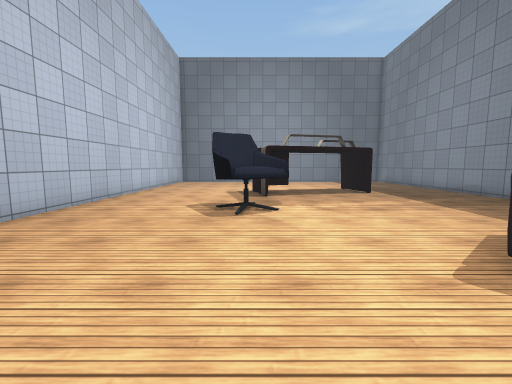
[1] (above)

21 first-person views from a walk through a 3-D level made in the Unity game engine. The camera is 1.3 m above the floor, tilts 6° down and sees 90° across. Doors are open. The floor is counted in squares, 1 m on a side. Each view is taken from the middle of a square. On the plan, view 1 faces up. The plan holds only what a view shows up to about 13 squares ahead; the rest is blank. The place goes on beyond the plan. The player is left out. Some surface patterns are stand-ins.

[2]
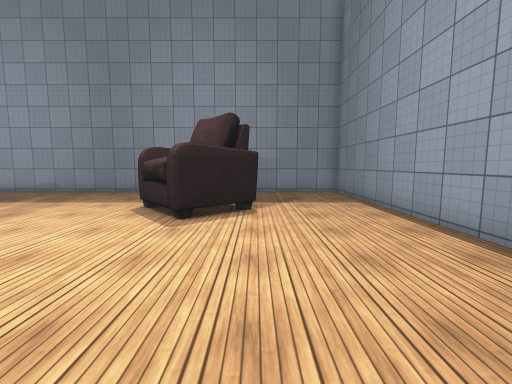

[3]
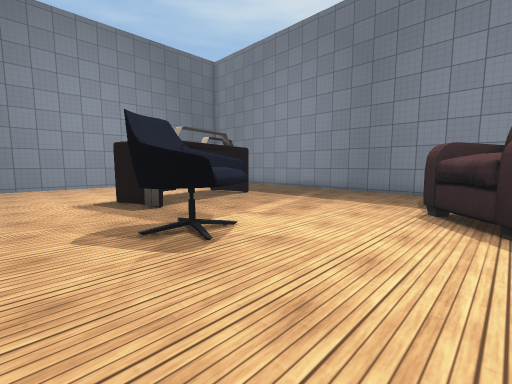

[4]
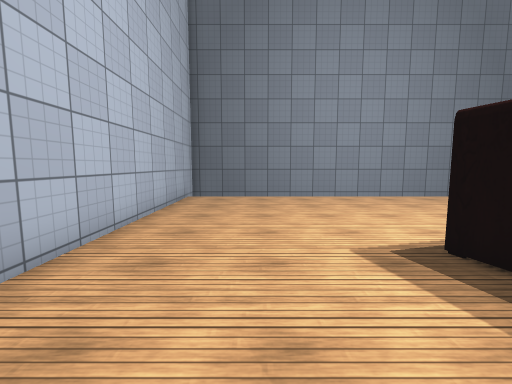

[5]
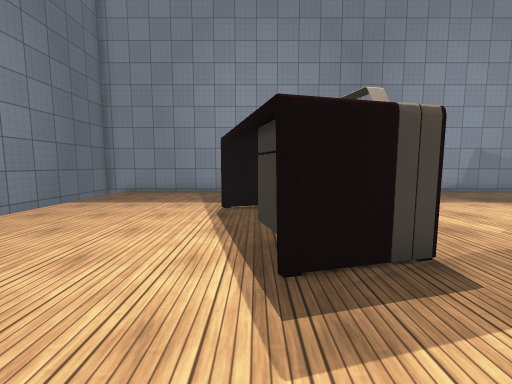

[6]
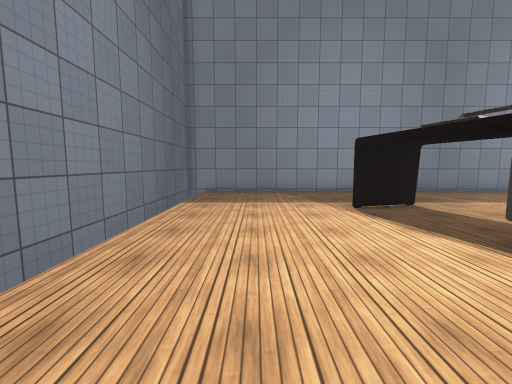

[7]
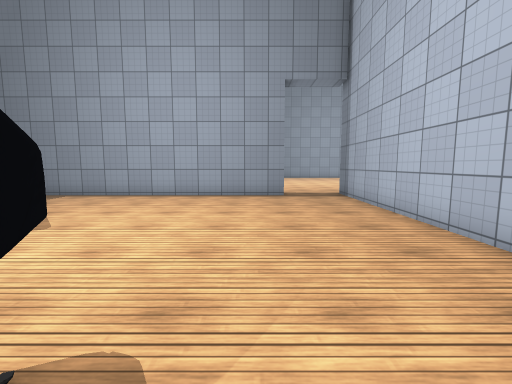

[8]
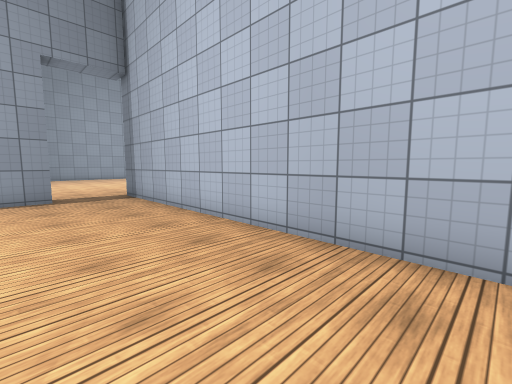

[9]
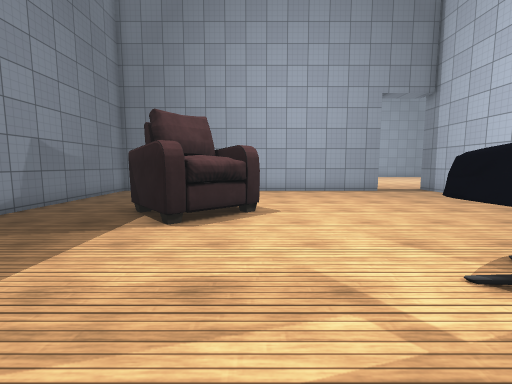

[10]
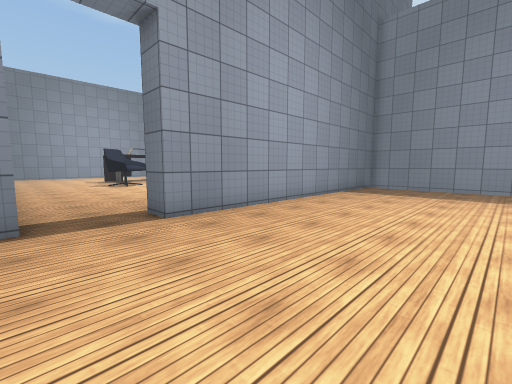

[11]
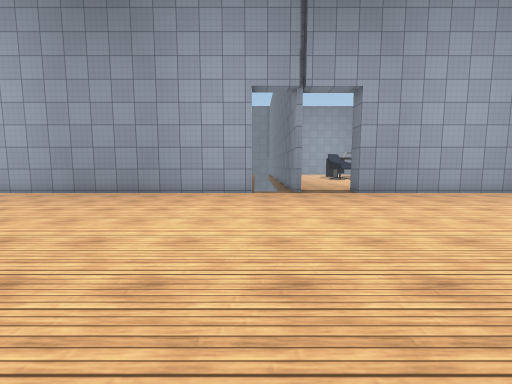

[12]
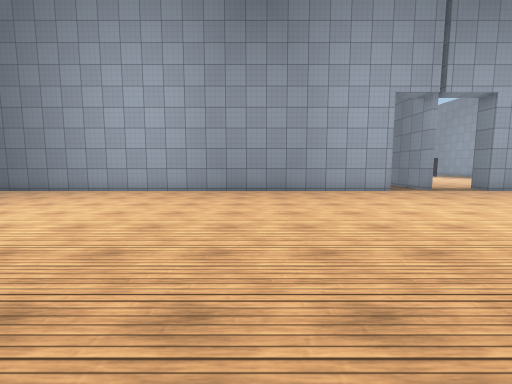

[13]
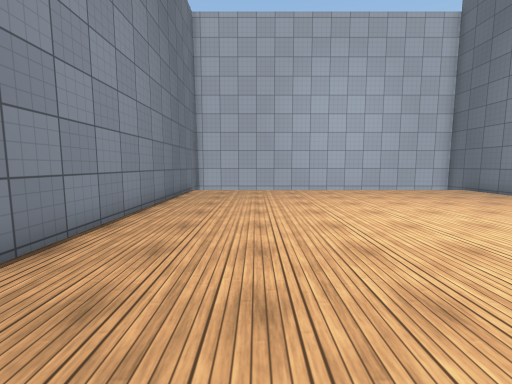

[14]
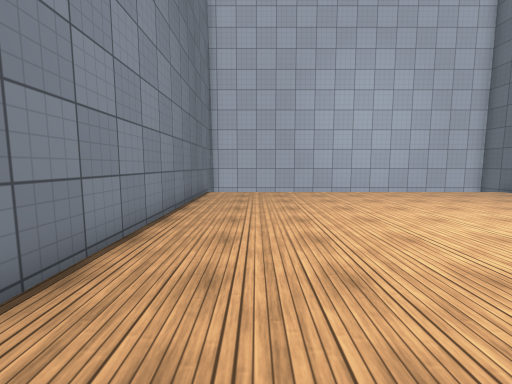

[15]
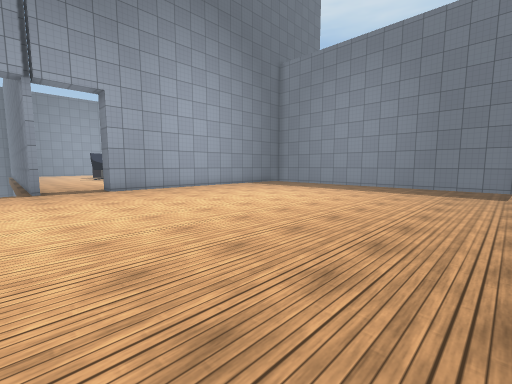

[16]
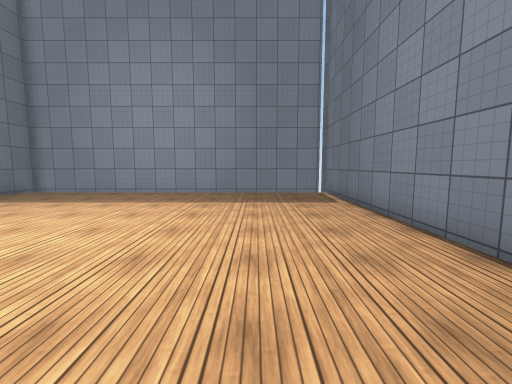

[17]
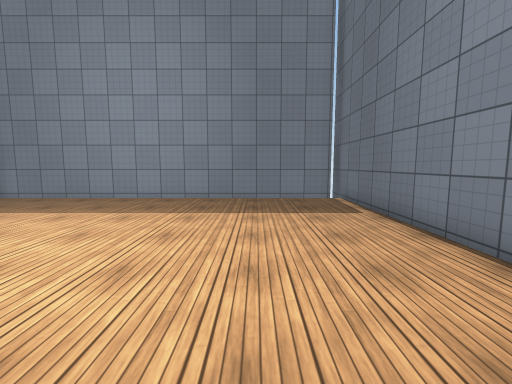

[18]
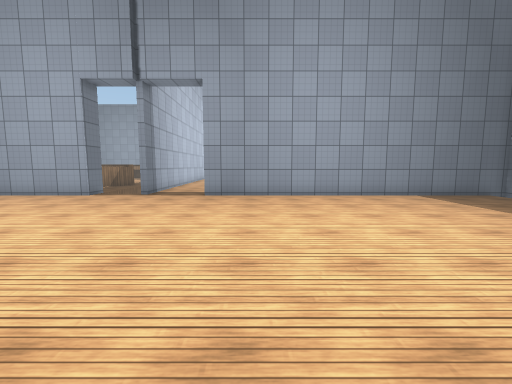

[19]
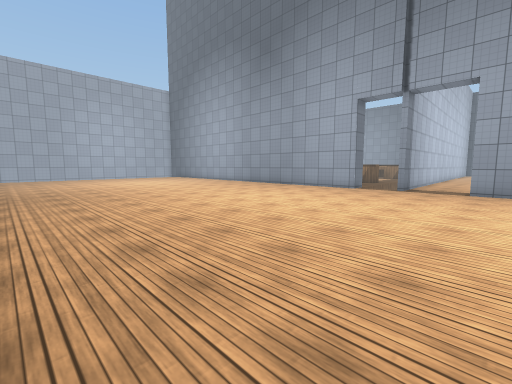

[20]
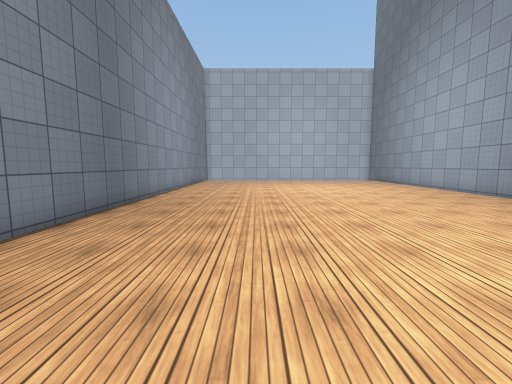

[21]
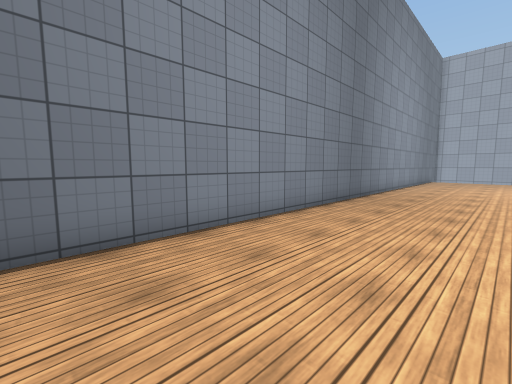

### Floor plan
Points are (right, up) in squares from view 1. A wall is a line through its corners. A room is listed if a view was taken in it or the views show most of it. See-through windows are left out.
Room 1 (views 1, 2, 3, 4, 5, 6, 7, 8, 9)
walls: (-3.2, -3) (9.7, -3) (9.7, 20.3) (-5.8, 20.3) (-5.8, -3.8)
ways out: open door at (-6, -3) to room 2
objects: other object (-1, 6) to (1, 9); table (0, 11) to (1, 13); other object (3, 1) to (6, 5); table (5, 12) to (5, 14)
Room 2 (views 10, 11, 12, 13, 14, 15, 16, 17, 18, 19, 20, 21)
walls: (-6.1, -3.8) (-6.1, -0.5); (-8.2, -3) (-8.2, -4.1) (-29.1, -4.1); (0.2, -18.4) (10, -18.4); (-29, -18.4) (-4.9, -18.4); (9.7, -18.3) (9.7, -4.1) (-3.2, -4.1) (-3.2, -3)
ways out: open door at (-6, -3) to room 1; open door at (-28, -11)

Where each view was taken, in squares from view 1:
view 1: 0 up, 0 right, facing up
view 2: 1 up, 3 left, facing right
view 3: 3 up, 3 left, facing up-right
view 4: 9 up, 3 left, facing up
view 5: 13 up, 3 left, facing right
view 6: 17 up, 3 left, facing right
view 7: 8 up, 2 left, facing down
view 8: 8 up, 2 left, facing down-left
view 9: 10 up, 3 right, facing down
view 10: 10 down, 6 left, facing up-right
view 11: 16 down, 8 left, facing up
view 12: 17 down, 15 left, facing up
view 13: 15 down, 15 left, facing left
view 14: 16 down, 16 left, facing left
view 15: 18 down, 7 left, facing up-right
view 16: 15 down, 3 left, facing right
view 17: 15 down, 1 left, facing right
view 18: 15 down, 1 left, facing up
view 19: 18 down, 2 left, facing up-left
view 20: 14 down, 7 left, facing left
view 21: 14 down, 5 left, facing down-left
